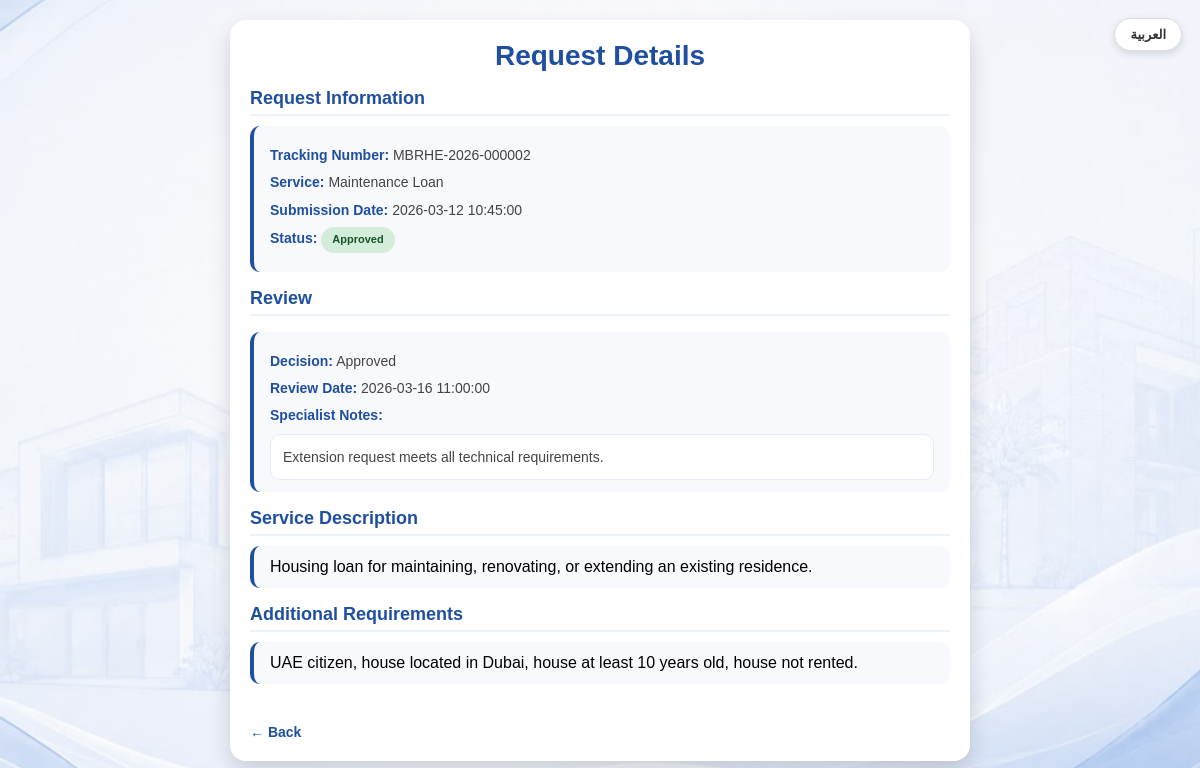
The page /customer/request_details.php?id=2 (signed in) on the database its author committed.
### tables this page shows
CREATE TABLE `servicerequest` (
  `RequestID` int NOT NULL AUTO_INCREMENT,
  `CustomerID` int NOT NULL,
  `ServiceID` int NOT NULL,
  `TrackingNumber` varchar(50) NOT NULL,
  `SubmissionDate` datetime NOT NULL DEFAULT CURRENT_TIMESTAMP,
  `Status` enum('Pending','In Progress','Approved','Rejected','Completed') NOT NULL DEFAULT 'Pending',
  PRIMARY KEY (`RequestID`),
  UNIQUE KEY `TrackingNumber` (`TrackingNumber`),
  KEY `FK_ServiceRequest_Customer` (`CustomerID`),
  KEY `FK_ServiceRequest_Service` (`ServiceID`),
  CONSTRAINT `FK_ServiceRequest_Customer` FOREIGN KEY (`CustomerID`) REFERENCES `customer` (`PersonID`) ON DELETE RESTRICT ON UPDATE CASCADE,
  CONSTRAINT `FK_ServiceRequest_Service` FOREIGN KEY (`ServiceID`) REFERENCES `service` (`ServiceID`) ON DELETE RESTRICT ON UPDATE CASCADE
);

CREATE TABLE `service` (
  `ServiceID` int NOT NULL AUTO_INCREMENT,
  `ServiceName` varchar(100) NOT NULL,
  `Description` varchar(500) NOT NULL,
  PRIMARY KEY (`ServiceID`)
);

CREATE TABLE `review` (
  `ReviewID` int NOT NULL AUTO_INCREMENT,
  `RequestID` int NOT NULL,
  `SpecialistID` int NOT NULL,
  `ReviewDate` datetime NOT NULL DEFAULT CURRENT_TIMESTAMP,
  `ReviewNotes` varchar(1000) NOT NULL,
  `Decision` enum('Approved','Rejected') NOT NULL,
  PRIMARY KEY (`ReviewID`),
  UNIQUE KEY `RequestID` (`RequestID`),
  KEY `FK_Review_Specialist` (`SpecialistID`),
  CONSTRAINT `FK_Review_ServiceRequest` FOREIGN KEY (`RequestID`) REFERENCES `servicerequest` (`RequestID`) ON DELETE RESTRICT ON UPDATE CASCADE,
  CONSTRAINT `FK_Review_Specialist` FOREIGN KEY (`SpecialistID`) REFERENCES `specialist` (`PersonID`) ON DELETE RESTRICT ON UPDATE CASCADE
);

CREATE TABLE `serviceeligibility` (
  `EligibilityID` int NOT NULL AUTO_INCREMENT,
  `ServiceID` int NOT NULL,
  `MinimumAge` int DEFAULT NULL,
  `MaximumAge` int DEFAULT NULL,
  `Gender` enum('Male','Female') DEFAULT NULL,
  `MaritalStatus` enum('Single','Married','Divorced','Widowed') DEFAULT NULL,
  `EmploymentStatus` enum('Employed','Unemployed','Retired','Student') DEFAULT NULL,
  `MinimumIncome` decimal(10,2) DEFAULT NULL,
  `MaximumIncome` decimal(10,2) DEFAULT NULL,
  `AdditionalRequirements` varchar(500) DEFAULT NULL,
  PRIMARY KEY (`EligibilityID`),
  UNIQUE KEY `ServiceID` (`ServiceID`),
  CONSTRAINT `serviceeligibility_ibfk_1` FOREIGN KEY (`ServiceID`) REFERENCES `service` (`ServiceID`)
);

### includes/language.php (called while the page is built, shortened)
<?php
$lang = require __DIR__ . "/../lang/" . $_SESSION["lang"] . ".php";
$dir = ($_SESSION["lang"] == "ar") ? "rtl" : "ltr";
?>

### customer/request_details.php (the view, shortened to what this page needs)
<?php
require_once "../config/database.php";
require_once "../includes/language.php";
$personID = $_SESSION["PersonID"];
$requestID = (int)$_GET["id"];
$sql = "
SELECT
sr.RequestID,
sr.TrackingNumber,
sr.SubmissionDate,
sr.Status,
s.ServiceName,
s.Description,
se.AdditionalRequirements,
r.ReviewDate,
r.ReviewNotes,
r.Decision
FROM ServiceRequest sr
JOIN Service s
ON sr.ServiceID = s.ServiceID
LEFT JOIN ServiceEligibility se
ON s.ServiceID = se.ServiceID
LEFT JOIN Review r
ON sr.RequestID = r.RequestID
WHERE
sr.RequestID = ?
AND sr.CustomerID = ?
";
$stmt = $pdo->prepare($sql);
$stmt->execute([
    $requestID,
    $personID
]);
$request = $stmt->fetch(PDO::FETCH_ASSOC);
?>
<!DOCTYPE html>
<html lang="<?= $_SESSION["lang"] ?>" dir="<?= $dir ?>">
<head>
<link rel="stylesheet" href="../assets/css/style.css">
</head>
<body>
<div class="language-switch">
<?php if($_SESSION["lang"]=="en"){ ?>
<a class="language-btn"
href="../change_language.php?lang=ar&return=<?= urlencode($_SERVER['REQUEST_URI']) ?>">
العربية
</a>
<?php } ?>
</div>
<div class="container">
<h1><?= $lang["request_details"] ?></h1>
<h2><?= $lang["request_information"] ?></h2>
<div class="info-box">
<p><strong><?= $lang["tracking_number"] ?>:</strong>
<?= htmlspecialchars($request["TrackingNumber"]) ?></p>
<p><strong><?= $lang["service"] ?>:</strong>
<?= htmlspecialchars($request["ServiceName"]) ?></p>
<p><strong><?= $lang["submission_date"] ?>:</strong>
<?= htmlspecialchars($request["SubmissionDate"]) ?></p>
<?php
$status = $request["Status"];
$class = "";
switch($status){
    case "Approved": $class="status-approved"; break;
}
?>
<p>
<strong><?= $lang["status"] ?>:</strong>
<span class="status <?= $class ?>">
<?= htmlspecialchars($status) ?>
</span>
</p>
</div>
<?php if ($request["Decision"] != null) { ?>
<h2><?= $lang["review"] ?></h2>
<p>
<div class="info-box">
<p>
<strong><?= $lang["decision"] ?>:</strong>
<?= htmlspecialchars($request["Decision"]) ?>
</p>
<p>
<strong><?= $lang["review_date"] ?>:</strong>
<?= htmlspecialchars($request["ReviewDate"]) ?>
</p>
<?php if (!empty($request["ReviewNotes"])) { ?>
<p>
<strong><?= $lang["specialist_notes"] ?>:</strong>
</p>
<div class="notes-box">
<?= nl2br(htmlspecialchars($request["ReviewNotes"])) ?>
</div>
<?php } ?>
</div>
<?php } ?>
<h2><?= $lang["service_description"] ?></h2>
<div class="info-box">
<?= nl2br(htmlspecialchars($request["Description"])) ?>
</div>
<?php if(!empty($request["AdditionalRequirements"])){ ?>
<h2><?= $lang["additional_requirements"] ?></h2>
<div class="info-box">
<?= nl2br(htmlspecialchars($request["AdditionalRequirements"])) ?>
</div>
<?php } ?>
<br>
<a class="back-link" href="javascript:history.back()">
← <?= $lang["back"] ?>
</a>
</div>
</body>
</html>

### assets/css/style.css (style rules this page uses)
body { margin:30; font-family:Arial, sans-serif; background-image:url("../images/background.png"); background-repeat:no-repeat; background-position:center center; background-size:cover; background-attachment:fixed; min-height:100vh; }

### customer/request_details.php (style rules this page uses)
body { margin:0; padding:10px 0; font-family:Arial,sans-serif; }
.container { width:700px; max-width:92%; margin:10px auto; background:#fff; border-radius:16px; padding:20px; box-shadow:0 10px 22px rgba(0,0,0,.15); }
h1 { text-align:center; color:#1f4fa0; font-size:28px; margin:0 0 15px; }
h2 { color:#1f4fa0; font-size:18px; margin:16px 0 10px; padding-bottom:5px; border-bottom:2px solid #edf2fb; }
.info-box { background:#f8f9fc; border-left:4px solid #1f4fa0; border-radius:10px; padding:12px 16px; margin-bottom:10px; }
.info-box p { margin:7px 0; font-size:14px; line-height:1.45; color:#444; }
.info-box strong { color:#1f4fa0; }
.notes-box { background:#fff; border:1px solid #e5ebf5; border-radius:10px; padding:12px; margin-top:8px; line-height:1.45; font-size:14px; color:#444; }
.status { display:inline-block; padding:5px 11px; border-radius:16px; font-size:11px; font-weight:bold; }
.status-approved { background:#d4edda; color:#155724; }
.back-link { display:inline-block; margin-top:12px; color:#1f4fa0; text-decoration:none; font-weight:bold; font-size:14px; }
.language-switch { position:fixed; top:18px; right:18px; z-index:100; }
.language-btn { display:inline-block; padding:8px 15px; background:#fff; color:#333; text-decoration:none; border-radius:22px; border:1px solid #ddd; box-shadow:0 3px 8px rgba(0,0,0,.12); font-size:13px; font-weight:bold; transition:.2s; }

### rows shown on the page
servicerequest: TrackingNumber "MBRHE-2026-000002", ServiceID.ServiceName "Maintenance Loan", SubmissionDate "2026-03-12 10:45:00", Status "Approved", review.Decision "Approved", review.ReviewDate "2026-03-16 11:00:00", review.ReviewNotes "Extension request meets all technical requirements.", ServiceID.Description "Housing loan for maintaining, renovating, or extending an existing residence.", serviceeligibility.AdditionalRequirements "UAE citizen, house located in Dubai, house at least 10 years old, house not rented."

### other values the page prints
$lang["request_details"] "Request Details"
$lang["request_information"] "Request Information"
$lang["tracking_number"] "Tracking Number"
$lang["service"] "Service"
$lang["submission_date"] "Submission Date"
$lang["status"] "Status"
$lang["review"] "Review"
$lang["decision"] "Decision"
$lang["review_date"] "Review Date"
$lang["specialist_notes"] "Specialist Notes"
$lang["service_description"] "Service Description"
$lang["additional_requirements"] "Additional Requirements"
$lang["back"] "Back"
